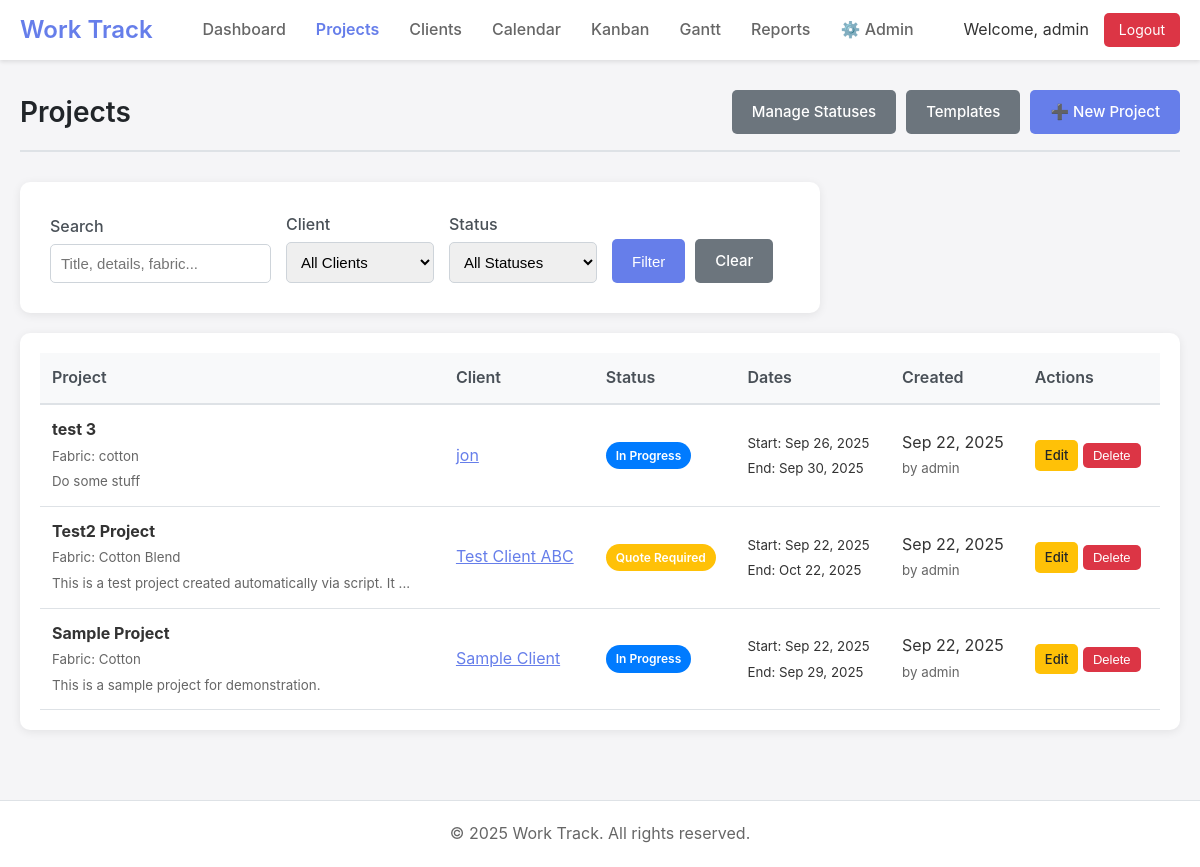
/projects.php (signed in), run on the app's committed database.
### tables this page shows
CREATE TABLE projects (
    id INTEGER PRIMARY KEY AUTOINCREMENT,
    title TEXT NOT NULL,
    details TEXT,
    client_id INTEGER REFERENCES clients(id),
    start_date DATE,
    completion_date DATE,
    status_id INTEGER REFERENCES project_statuses(id),
    created_date DATETIME DEFAULT CURRENT_TIMESTAMP,
    fabric TEXT,
    created_by INTEGER REFERENCES users(id),
    updated_by INTEGER REFERENCES users(id),
    updated_at DATETIME DEFAULT CURRENT_TIMESTAMP,
    template_id INTEGER REFERENCES project_templates(id)
);

CREATE TABLE clients (
    id INTEGER PRIMARY KEY AUTOINCREMENT,
    name TEXT NOT NULL,
    address TEXT,
    phone TEXT,
    email TEXT,
    remarks TEXT,
    created_at DATETIME DEFAULT CURRENT_TIMESTAMP,
    updated_at DATETIME DEFAULT CURRENT_TIMESTAMP,
    created_by INTEGER REFERENCES users(id),
    updated_by INTEGER REFERENCES users(id)
);

CREATE TABLE project_statuses (
    id INTEGER PRIMARY KEY AUTOINCREMENT,
    name TEXT NOT NULL,
    color TEXT DEFAULT '#007bff',
    sort_order INTEGER DEFAULT 0,
    is_active BOOLEAN DEFAULT 1
);

### includes/db.php (called while the page is built, shortened)
<?php
class Database {
    private static $instance = null;
    private $conn;
    private function __construct() {
        try {
            $this->conn = new PDO('sqlite:' . DB_PATH);
            $this->conn->setAttribute(PDO::ATTR_ERRMODE, PDO::ERRMODE_EXCEPTION);
            $this->conn->setAttribute(PDO::ATTR_DEFAULT_FETCH_MODE, PDO::FETCH_ASSOC);
            $this->conn->exec('PRAGMA foreign_keys = ON');
        } catch (PDOException $e) {
            die("Connection failed: " . $e->getMessage());
        }
    }
    public static function getInstance() {
        if (!self::$instance) {
            self::$instance = new Database();
        }
        return self::$instance;
    }
    public function query($sql, $params = []) {
        try {
            $stmt = $this->conn->prepare($sql);
            $stmt->execute($params);
            return $stmt;
        } catch (PDOException $e) {
            if (DEBUG_MODE) {
                throw $e;
            }
            error_log($e->getMessage());
            return false;
        }
    }
    public function fetchAll($sql, $params = []) {
        $stmt = $this->query($sql, $params);
        return $stmt ? $stmt->fetchAll() : [];
    }
}
?>

### includes/models/Project.php (called while the page is built, shortened)
<?php
require_once dirname(__DIR__) . '/db.php';
class Project {
    private $db;
    public function __construct() {
        $this->db = Database::getInstance();
    }
    public function getAll($filters = []) {
        $sql = "
            SELECT p.*,
                   c.name as client_name,
                   ps.name as status_name,
                   ps.color as status_color,
                   pt.name as template_name,
                   u1.username as created_by_name,
                   u2.username as updated_by_name
            FROM projects p
            LEFT JOIN clients c ON p.client_id = c.id
            LEFT JOIN project_statuses ps ON p.status_id = ps.id
            LEFT JOIN project_templates pt ON p.template_id = pt.id
            LEFT JOIN users u1 ON p.created_by = u1.id
            LEFT JOIN users u2 ON p.updated_by = u2.id
        ";
        $params = [];
        $conditions = [];
        $sql .= " ORDER BY p.created_date DESC";
        return $this->db->fetchAll($sql, $params);
    }
}

### projects.php (the view, shortened to what this page needs)
<?php
require_once 'includes/header.php';
require_once 'includes/models/Project.php';
$projectModel = new Project();
$clientModel = new Client();
$statusModel = new ProjectStatus();
$templateModel = new ProjectTemplate();
$filters = [
    'client_id' => $_GET['client'] ?? '',
    'status_id' => $_GET['status'] ?? '',
    'search' => $_GET['search'] ?? '',
    'date_from' => $_GET['date_from'] ?? '',
    'date_to' => $_GET['date_to'] ?? ''
];
$clients = $clientModel->getAll();
$statuses = $statusModel->getAll();
$templates = $templateModel->getAll();
$projects = $projectModel->getAll($filters);
$editProject = null;
$showForm = isset($_GET['action']) && $_GET['action'] === 'new' || $editProject;
?>
<div class="page-header">
    <h1 class="page-title">Projects</h1>
    <div class="page-actions">
        <a href="status.php" class="btn btn-secondary">Manage Statuses</a>
        <a href="templates.php" class="btn btn-secondary">Templates</a>
        <a href="?action=new" class="btn btn-primary">➕ New Project</a>
    </div>
</div>
<?php if ($showForm): ?>
<div class="form-container">
    <h2><?php echo $editProject ? 'Edit Project' : 'New Project'; ?></h2>
    <form method="POST">
        <input type="hidden" name="action" value="<?php echo $editProject ? 'update' : 'create'; ?>">
        <?php if ($editProject): ?>
            <input type="hidden" name="id" value="<?php echo $editProject['id']; ?>">
        <?php endif; ?>
        <?php if (!$editProject): ?>
        <div class="form-group">
            <label for="template_id">Template (optional)</label>
            <select id="template_id" name="template_id" class="form-control" onchange="loadTemplate()">
                <option value="">-- Select Template --</option>
                <?php foreach ($templates as $template): ?>
                    <option value="<?php echo $template['id']; ?>" <?php echo $template['is_default'] ? 'selected' : ''; ?>>
                        <?php echo htmlspecialchars($template['name']); ?>
                        <?php echo $template['is_default'] ? ' (Default)' : ''; ?>
                    </option>
                <?php endforeach; ?>
            </select>
        </div>
        <?php endif; ?>
        <div class="form-group">
            <label for="title">Project Title *</label>
            <input type="text" id="title" name="title" class="form-control" value="<?php echo htmlspecialchars($editProject['title'] ?? ''); ?>" required>
        </div>
        <div class="form-group">
            <label for="client_id">Client</label>
            <div style="display: flex; gap: 10px; align-items: center;">
                <select id="client_id" name="client_id" class="form-control" style="flex: 1;">
                    <option value="">-- No Client --</option>
                    <?php foreach ($clients as $client): ?>
                        <option value="<?php echo $client['id']; ?>" <?php echo ($editProject['client_id'] ?? '') == $client['id'] ? 'selected' : ''; ?>>
                            <?php echo htmlspecialchars($client['name']); ?>
                        </option>
                    <?php endforeach; ?>
                </select>
                <button type="button" onclick="showQuickClientModal()" class="btn btn-secondary">➕ New</button>
            </div>
        </div>
        <div class="form-group">
            <label for="status_id">Status *</label>
            <select id="status_id" name="status_id" class="form-control" required>
                <?php foreach ($statuses as $status): ?>
                    <option value="<?php echo $status['id']; ?>" <?php echo ($editProject['status_id'] ?? '') == $status['id'] ? 'selected' : ''; ?>>
                        <?php echo htmlspecialchars($status['name']); ?>
                    </option>
                <?php endforeach; ?>
            </select>
        </div>
        <div class="form-group">
            <label for="start_date">Start Date</label>
            <input type="date" id="start_date" name="start_date" class="form-control" value="<?php echo $editProject['start_date'] ?? ''; ?>">
        </div>
        <div class="form-group">
            <label for="completion_date">Completion Date</label>
            <input type="date" id="completion_date" name="completion_date" class="form-control" value="<?php echo $editProject['completion_date'] ?? ''; ?>">
        </div>
        <div class="form-group">
            <label for="fabric">Fabric</label>
            <input type="text" id="fabric" name="fabric" class="form-control" value="<?php echo htmlspecialchars($editProject['fabric'] ?? ''); ?>" placeholder="e.g., Cotton, Polyester">
        </div>
        <div class="form-group">
            <label for="details">Project Details</label>
            <textarea id="details" name="details" class="form-control" rows="4"><?php echo htmlspecialchars($editProject['details'] ?? ''); ?></textarea>
        </div>
        <div style="display: flex; gap: 10px;">
            <button type="submit" class="btn btn-primary">Save Project</button>
            <a href="projects.php" class="btn btn-secondary">Cancel</a>
        </div>
    </form>
</div>
<script>
// Template data for loading
const templates = <?php echo json_encode($templates); ?>;
function loadTemplate() {
    const templateId = document.getElementById('template_id').value;
    if (!templateId) return;
    const template = templates.find(t => t.id == templateId);
    if (template) {
        if (template.default_title) document.getElementById('title').value = template.default_title;
        if (template.default_details) document.getElementById('details').value = template.default_details;
        if (template.default_fabric) document.getElementById('fabric').value = template.default_fabric;
    }
}
// Load default template on page load
document.addEventListener('DOMContentLoaded', function() {
    const templateSelect = document.getElementById('template_id');
    if (templateSelect && templateSelect.value) {
        loadTemplate();
    }
});
// Quick Client Creation
function showQuickClientModal() {
    document.getElementById('quick-client-modal').style.display = 'block';
}
function hideQuickClientModal() {
    document.getElementById('quick-client-modal').style.display = 'none';
    document.getElementById('quick-client-form').reset();
}
function createQuickClient(event) {
    event.preventDefault();
    const form = document.getElementById('quick-client-form');
    const formData = new FormData(form);
    fetch('/api/quick_client.php', {
        method: 'POST',
        body: formData
    })
    .then(response => response.json())
    .then(data => {
        if (data.success) {
            // Add the new client to the dropdown
            const select = document.getElementById('client_id');
            const option = document.createElement('option');
            option.value = data.client_id;
            option.text = data.client_name;
            option.selected = true;
            select.appendChild(option);
            hideQuickClientModal();
            WorkTrack.showNotification('Client created successfully!', 'success');
        } else {
            WorkTrack.showNotification(data.message || 'Failed to create client', 'danger');
        }
    })
    .catch(error => {
        WorkTrack.showNotification('Error creating client', 'danger');
    });
    return false;
}
</script>
<div id="quick-client-modal" class="modal" style="display: none;">
    <div class="modal-content">
        <div class="modal-header">
            <h3 class="modal-title">Quick Client Creation</h3>
            <span class="modal-close" onclick="hideQuickClientModal()">&times;</span>
        </div>
        <form id="quick-client-form" onsubmit="return createQuickClient(event)">
            <div class="form-group">
                <label for="quick_client_name">Client Name *</label>
                <input type="text" id="quick_client_name" name="name" class="form-control" required>
            </div>
            <div class="form-group">
                <label for="quick_client_email">Email</label>
                <input type="email" id="quick_client_email" name="email" class="form-control">
            </div>
            <div class="form-group">
                <label for="quick_client_phone">Phone</label>
                <input type="tel" id="quick_client_phone" name="phone" class="form-control">
            </div>
            <div style="display: flex; gap: 10px; justify-content: flex-end;">
                <button type="button" onclick="hideQuickClientModal()" class="btn btn-secondary">Cancel</button>
                <button type="submit" class="btn btn-primary">Create Client</button>
            </div>
        </form>
    </div>
</div>
<?php else: ?>
<div class="form-container" style="margin-bottom: 20px;">
    <form method="GET" style="display: flex; gap: 15px; flex-wrap: wrap; align-items: end;">
        <div class="form-group" style="margin-bottom: 0;">
            <label for="search">Search</label>
            <input type="text" id="search" name="search" class="form-control" value="<?php echo htmlspecialchars($filters['search']); ?>" placeholder="Title, details, fabric...">
        </div>
        <div class="form-group" style="margin-bottom: 0;">
            <label for="client">Client</label>
            <select id="client" name="client" class="form-control">
                <option value="">All Clients</option>
            </select>
        </div>
        <div class="form-group" style="margin-bottom: 0;">
            <label for="status">Status</label>
            <select id="status" name="status" class="form-control">
                <option value="">All Statuses</option>
            </select>
        </div>
        <div style="display: flex; gap: 10px;">
            <button type="submit" class="btn btn-primary">Filter</button>
            <a href="projects.php" class="btn btn-secondary">Clear</a>
        </div>
    </form>
</div>
<div class="table-container">
    <table>
        <thead>
            <tr>
                <th>Project</th>
                <th>Client</th>
                <th>Status</th>
                <th>Dates</th>
                <th>Created</th>
                <th>Actions</th>
            </tr>
        </thead>
        <tbody>
            <?php foreach ($projects as $project): ?>
                <tr>
                    <td>
                        <strong><?php echo htmlspecialchars($project['title']); ?></strong>
                        <?php if ($project['fabric']): ?>
                            <br><small style="color: #666;">Fabric: <?php echo htmlspecialchars($project['fabric']); ?></small>
                        <?php endif; ?>
                        <?php if ($project['details']): ?>
                            <br><small style="color: #666;"><?php echo htmlspecialchars(substr($project['details'], 0, 60) . (strlen($project['details']) > 60 ? '...' : '')); ?></small>
                        <?php endif; ?>
                    </td>
                    <td>
                        <?php if ($project['client_name']): ?>
                            <a href="clients.php?edit=<?php echo $project['client_id']; ?>" style="color: #667eea;">
                                <?php echo htmlspecialchars($project['client_name']); ?>
                            </a>
                        <?php else: ?>
                            <span style="color: #999;">No client</span>
                        <?php endif; ?>
                    </td>
                    <td>
                        <span class="status-badge" style="background: <?php echo $project['status_color']; ?>; color: white;">
                            <?php echo htmlspecialchars($project['status_name']); ?>
                        </span>
                    </td>
                    <td>
                        <?php if ($project['start_date']): ?>
                            <small>Start: <?php echo date('M j, Y', strtotime($project['start_date'])); ?></small>
                        <?php endif; ?>
                        <?php if ($project['completion_date']): ?>
                            <br><small>End: <?php echo date('M j, Y', strtotime($project['completion_date'])); ?></small>
                        <?php endif; ?>
                    </td>
                    <td>
                        <?php echo date('M j, Y', strtotime($project['created_date'])); ?>
                        <br><small style="color: #666;">by <?php echo htmlspecialchars($project['created_by_name']); ?></small>
                    </td>
                    <td>
                        <a href="?edit=<?php echo $project['id']; ?>" class="btn btn-sm btn-warning">Edit</a>
                        <form method="POST" style="display: inline-block;" onsubmit="return confirm('Are you sure you want to delete this project?');">
                            <button type="submit" class="btn btn-sm btn-danger">Delete</button>
                        </form>
                    </td>
                </tr>
            <?php endforeach; ?>
        </tbody>
    </table>
</div>
<?php endif; ?>
<?php require_once 'includes/footer.php'; ?>

### data on the page
projects: title "test 3", fabric "cotton", details "Do some stuff", client.name "jon", status.name "In Progress", start_date "Sep 26, 2025", completion_date "Sep 30, 2025", created_date "Sep 22, 2025", created_by_name "admin"
projects: title "Test2 Project", fabric "Cotton Blend", details "This is a test project created automatically via script. It ...", client.name "Test Client ABC", status.name "Quote Required", start_date "Sep 22, 2025", completion_date "Oct 22, 2025", created_date "Sep 22, 2025", created_by_name "admin"
projects: title "Sample Project", fabric "Cotton", details "This is a sample project for demonstration.", client.name "Sample Client", status.name "In Progress", start_date "Sep 22, 2025", completion_date "Sep 29, 2025", created_date "Sep 22, 2025", created_by_name "admin"

### other printed values
SITE_NAME "Work Track"
Auth::getCurrentUsername() "admin"
